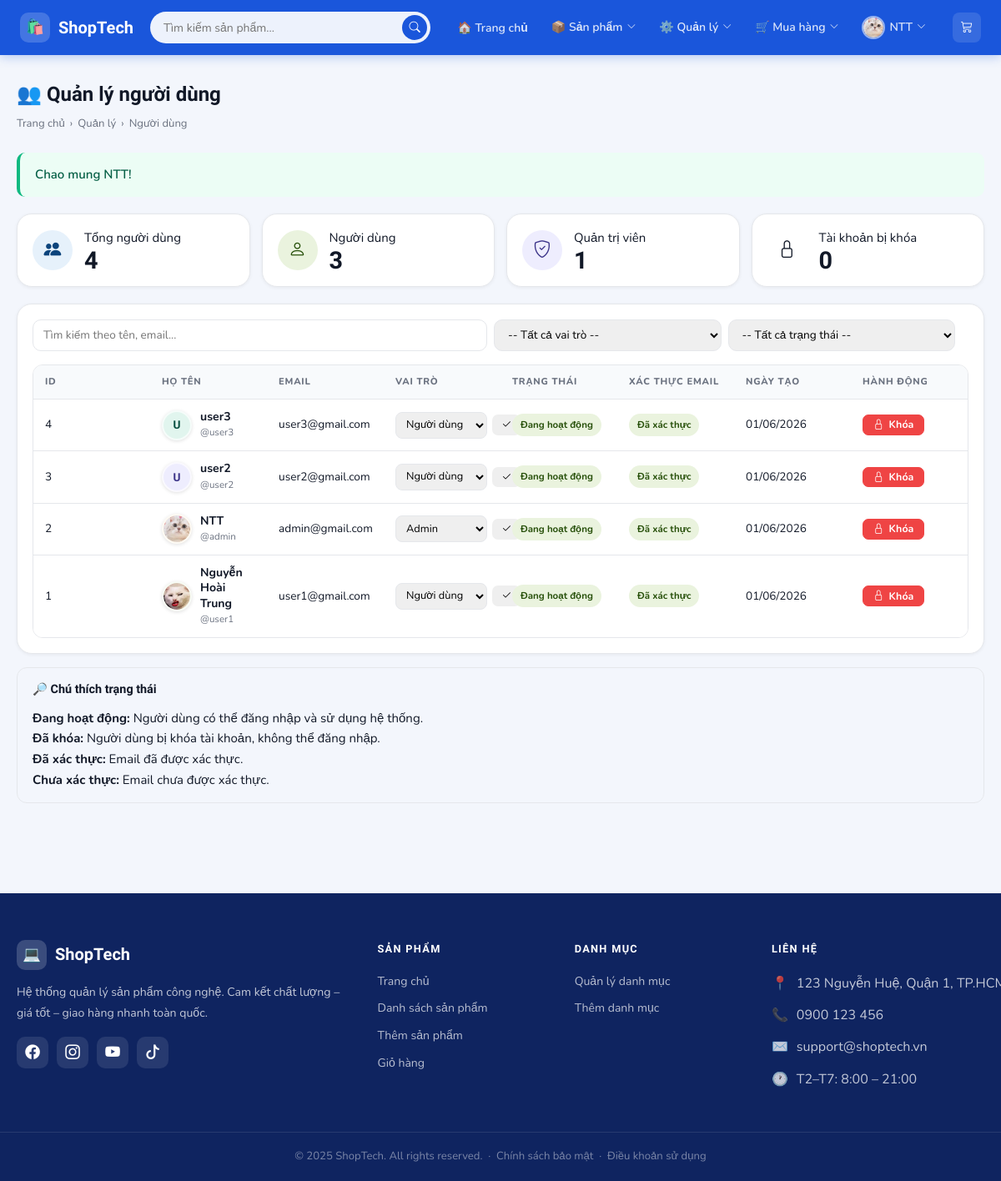
/Account/users (signed in), run on the app's committed database.
### tables this page shows
CREATE TABLE IF NOT EXISTS `account` (
  `id` int NOT NULL AUTO_INCREMENT,
  `username` varchar(255) NOT NULL,
  `fullname` varchar(255) NOT NULL,
  `email` varchar(255) DEFAULT NULL,
  `password` varchar(255) NOT NULL,
  `role` enum('admin','user') DEFAULT 'user',
  `status` enum('active','locked') NOT NULL DEFAULT 'active',
  `avatar` varchar(255) DEFAULT NULL,
  `remember_token` varchar(255) DEFAULT NULL,
  `remember_expires_at` datetime DEFAULT NULL,
  `reset_token` varchar(255) DEFAULT NULL,
  `reset_expires_at` datetime DEFAULT NULL,
  `email_verify_token` varchar(255) DEFAULT NULL,
  `email_verified_at` datetime DEFAULT NULL,
  `created_at` timestamp NULL DEFAULT CURRENT_TIMESTAMP,
  PRIMARY KEY (`id`),
  UNIQUE KEY `username` (`username`),
  UNIQUE KEY `uq_account_email` (`email`)
);

### app/controllers/AccountController.php (called while the page is built, shortened)
<?php
require_once 'app/config/database.php';
require_once 'app/models/AccountModel.php';
require_once 'app/helpers/SessionHelper.php';
class AccountController
{
    private $accountModel;
    public function __construct()
    {
        $this->db = (new Database())->getConnection();
        $this->accountModel = new AccountModel($this->db);
    }
    public function users()
    {
        $users = $this->accountModel->getAllUsers();
        include 'app/views/account/users.php';
    }
}

### index.php (called while the page is built, shortened)
<?php
$url = $_GET['url'] ?? 'product';
$url = rtrim($url, '/');
$url = filter_var($url, FILTER_SANITIZE_URL);
$url = explode('/', $url);
$action = isset($url[1]) && $url[1] != ''
    ? $url[1]
    : 'index';
$controller = new $controllerName();
call_user_func_array([$controller, $action], array_slice($url, 2));
?>

### app/helpers/SessionHelper.php (called while the page is built, shortened)
<?php
class SessionHelper
{
    public static function getFlash($key)
    {
        $msg = $_SESSION['flash'][$key] ?? null;
        return $msg;
    }
}

### app/config/database.php (called while the page is built, shortened)
<?php
class Database
{
    private $host = "localhost";
    private $db_name = "my_store";
    private $username = "root";
    private $password = "";
    public function getConnection()
    {
        $this->conn = null;
        try {
            $this->conn = new PDO(
                "mysql:host=" . $this->host . ";dbname=" . $this->db_name,
                $this->username,
                $this->password
            );
            $this->conn->exec("set names utf8");
        } catch (PDOException $exception) {
            echo "Connection error: " . $exception->getMessage();
        }
        return $this->conn;
    }
}

### app/models/AccountModel.php (called while the page is built, shortened)
<?php
class AccountModel
{
    private $db;
    public function __construct($db)
    {
        $this->db = $db;
    }
    public function getAllUsers()
    {
        $stmt = $this->db->query("SELECT id, username, fullname, email, avatar, role, status, email_verified_at, created_at FROM account ORDER BY id DESC");
        return $stmt->fetchAll(PDO::FETCH_OBJ);
    }
}

### app/views/account/users.php (the view, shortened to what this page needs)
<?php
require_once 'app/helpers/SessionHelper.php';
$flash = SessionHelper::getFlash('success');
$totalUsers = count($users);
$totalAdmins = 0;
$totalNormalUsers = 0;
$totalLocked = 0;
foreach ($users as $u) {
    if (($u->role ?? 'user') === 'admin') $totalAdmins++;
    else $totalNormalUsers++;
}
?>
<?php include 'app/views/shares/header.php'; ?>
<div class="st-page st-users-page">
<div class="st-container">
  <div class="st-page-head fade-up">
    <div>
      <h1>👥 Quản lý người dùng</h1>
      <div class="st-breadcrumb">
        <a href="/Product">Trang chủ</a> › <span>Quản lý</span> › <span>Người dùng</span>
      </div>
    </div>
  </div>
  <?php if ($flash): ?><div class="alert alert-success fade-up"><?php echo htmlspecialchars($flash, ENT_QUOTES, 'UTF-8'); ?></div><?php endif; ?>
  <div class="st-users-kpi-grid fade-up">
    <div class="st-users-kpi-card">
      <div class="st-users-kpi-icon blue"><i class="bi bi-people-fill"></i></div>
      <div><div class="st-users-kpi-title">Tổng người dùng</div><div class="st-users-kpi-value"><?php echo $totalUsers; ?></div></div>
    </div>
    <div class="st-users-kpi-card">
      <div class="st-users-kpi-icon green"><i class="bi bi-person"></i></div>
      <div><div class="st-users-kpi-title">Người dùng</div><div class="st-users-kpi-value"><?php echo $totalNormalUsers; ?></div></div>
    </div>
    <div class="st-users-kpi-card">
      <div class="st-users-kpi-icon purple"><i class="bi bi-shield-check"></i></div>
      <div><div class="st-users-kpi-title">Quản trị viên</div><div class="st-users-kpi-value"><?php echo $totalAdmins; ?></div></div>
    </div>
    <div class="st-users-kpi-card">
      <div class="st-users-kpi-icon orange"><i class="bi bi-lock"></i></div>
      <div><div class="st-users-kpi-title">Tài khoản bị khóa</div><div class="st-users-kpi-value"><?php echo $totalLocked; ?></div></div>
    </div>
  </div>
  <div class="st-users-panel fade-up">
    <div class="st-users-toolbar">
      <input id="userSearchInput" type="text" class="form-control" placeholder="Tìm kiếm theo tên, email...">
      <select id="roleFilter" class="form-select">
        <option value="">-- Tất cả vai trò --</option>
      </select>
      <select id="statusFilter" class="form-select">
        <option value="">-- Tất cả trạng thái --</option>
      </select>
    </div>
    <div class="table-responsive st-users-table-wrap">
      <table class="table st-users-table">
        <thead>
          <tr>
            <th>ID</th>
            <th>Họ tên</th>
            <th>Email</th>
            <th>Vai trò</th>
            <th>Trạng thái</th>
            <th>Xác thực email</th>
            <th>Ngày tạo</th>
            <th>Hành động</th>
          </tr>
        </thead>
        <tbody id="usersTableBody">
          <?php foreach ($users as $u): ?>
          <?php
            $status = $u->status ?? 'active';
            $role = $u->role ?? 'user';
          ?>
          <tr class="<?php echo $status === 'active' ? 'row-active' : 'row-locked'; ?>" data-role="<?php echo htmlspecialchars($role, ENT_QUOTES, 'UTF-8'); ?>" data-status="<?php echo htmlspecialchars($status, ENT_QUOTES, 'UTF-8'); ?>">
            <td><div class="st-td"><?php echo (int)$u->id; ?></div></td>
            <td>
              <div class="st-td">
                <div class="st-user-cell">
                  <?php
                    $palette = ['blue', 'green', 'amber', 'purple', 'teal', 'coral', 'pink'];
                    $colorClass = $palette[((int)$u->id) % count($palette)];
                  ?>
                  <div class="st-user-av <?php echo $colorClass; ?>">
                    <?php if (!empty($u->avatar)): ?>
                      <img src="/<?php echo htmlspecialchars($u->avatar, ENT_QUOTES, 'UTF-8'); ?>" alt="avatar">
                    <?php else: ?>
                      <?php echo strtoupper(mb_substr($u->fullname ?: $u->username, 0, 1, 'UTF-8')); ?>
                    <?php endif; ?>
                  </div>
                  <div>
                    <div class="st-user-name"><?php echo htmlspecialchars($u->fullname, ENT_QUOTES, 'UTF-8'); ?></div>
                    <div class="st-user-un">@<?php echo htmlspecialchars($u->username, ENT_QUOTES, 'UTF-8'); ?></div>
                  </div>
                </div>
              </div>
            </td>
            <td><div class="st-td"><?php echo htmlspecialchars($u->email ?? '', ENT_QUOTES, 'UTF-8'); ?></div></td>
            <td>
              <div class="st-td">
                <form method="POST" action="/Account/updateUserRole" class="st-users-inline-form">
                  <select name="role" class="form-select form-select-sm">
                    <option value="user" <?php echo $role === 'user' ? 'selected' : ''; ?>>Người dùng</option>
                    <option value="admin" <?php echo $role === 'admin' ? 'selected' : ''; ?>>Admin</option>
                  </select>
                  <button class="btn btn-sm btn-outline-primary" type="submit"><i class="bi bi-check2"></i></button>
                </form>
              </div>
            </td>
            <td>
              <div class="st-td">
                <span class="st-ubadge <?php echo $status === 'active' ? 'active' : 'locked'; ?>">
                  <?php echo $status === 'active' ? 'Đang hoạt động' : 'Đã khóa'; ?>
                </span>
              </div>
            </td>
            <td>
              <div class="st-td">
                <span class="st-ubadge <?php echo !empty($u->email_verified_at) ? 'verified' : 'unverified'; ?>">
                  <?php echo !empty($u->email_verified_at) ? 'Đã xác thực' : 'Chưa xác thực'; ?>
                </span>
              </div>
            </td>
            <td><div class="st-td"><?php echo !empty($u->created_at) ? date('d/m/Y', strtotime($u->created_at)) : '-'; ?></div></td>
            <td>
              <div class="st-td">
                <form method="POST" action="/Account/toggleUserStatus" onsubmit="return confirm('Xác nhận thao tác?')">
                  <button class="btn btn-sm <?php echo $status === 'active' ? 'btn-danger' : 'btn-success'; ?>" type="submit">
                    <i class="bi <?php echo $status === 'active' ? 'bi-lock' : 'bi-unlock'; ?>"></i>
                    <?php echo $status === 'active' ? 'Khóa' : 'Mở khóa'; ?>
                  </button>
                </form>
              </div>
            </td>
          </tr>
          <?php endforeach; ?>
        </tbody>
      </table>
    </div>
  </div>
  <div class="st-users-note fade-up">
    <h4>🔎 Chú thích trạng thái</h4>
    <p><strong>Đang hoạt động:</strong> Người dùng có thể đăng nhập và sử dụng hệ thống.</p>
    <p><strong>Đã khóa:</strong> Người dùng bị khóa tài khoản, không thể đăng nhập.</p>
    <p><strong>Đã xác thực:</strong> Email đã được xác thực.</p>
    <p><strong>Chưa xác thực:</strong> Email chưa được xác thực.</p>
  </div>
</div>
</div>
<?php include 'app/views/shares/footer.php'; ?>

### data on the page
account: id "4", fullname "U", fullname "user3", username "user3", email "user3@gmail.com", role "Người dùng", status "Đang hoạt động", created_at "01/06/2026"
account: id "3", fullname "U", fullname "user2", username "user2", email "user2@gmail.com", role "Người dùng", status "Đang hoạt động", created_at "01/06/2026"
account: id "2", avatar (picture), fullname "NTT", username "admin", email "admin@gmail.com", role "Admin", status "Đang hoạt động", created_at "01/06/2026"
account: id "1", avatar (picture), fullname "Nguyễn Hoài Trung", username "user1", email "user1@gmail.com", role "Người dùng", status "Đang hoạt động", created_at "01/06/2026"

### other printed values
$flash "Chao mung NTT!"
$totalUsers "4"
$totalNormalUsers "3"
$totalAdmins "1"
$totalLocked "0"
